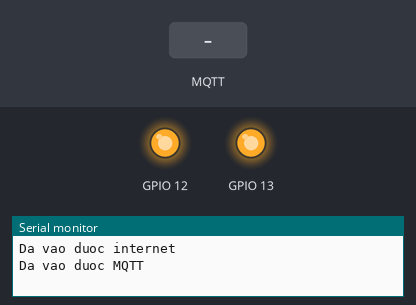
Bench run of a sketch on a simulated ESP8266 (NodeMCU). Parts: output pins drawn as LEDs (lit = HIGH), the last lines printed to the serial monitor. The inputs (shaded band) are chosen by the test bench. WiFi joins after 1.5 s; servers stay silent unless stated; no MQTT or app messages arrive unless stated.

Above: at 4.2 s.
4.3 s: MQTT message "0" arrives on the first subscribed topic
At 4.9 s:
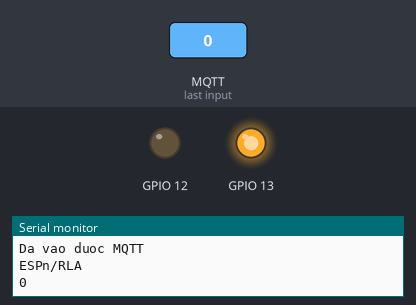
5.8 s: MQTT message "1" arrives on the second subscribed topic
At 7.0 s:
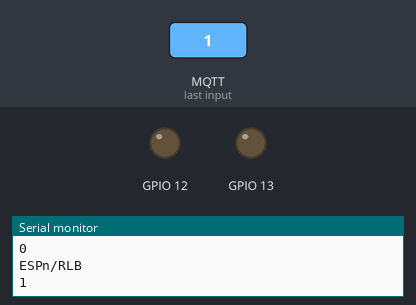
7.3 s: MQTT message "1" arrives on the first subscribed topic
At 8.3 s:
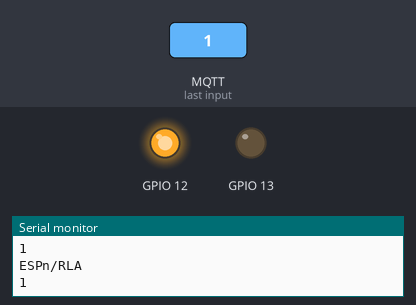
8.8 s: MQTT message "0" arrives on the second subscribed topic
At 9.5 s:
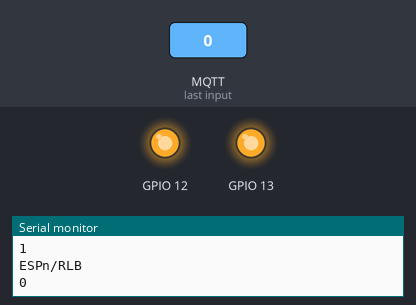
Timing chart, 0 to 11.3 s (numbered marks = the images above; inputs shaded):
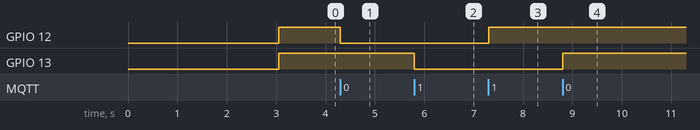

The sketch:

mqtt_relay.ino
```cpp
#include <ESP8266WiFi.h>
#include <PubSubClient.h>
void nhandl(char * tp, byte * nd, unsigned int length)
{
  String topic(tp);
  String noidung= String((char*)nd);
  noidung.remove(length);

  Serial.println(topic);
  Serial.println(noidung);

  if(topic=="ESPn/RLA")
  {
    if(noidung=="1")
      digitalWrite(12,HIGH);
    if(noidung=="0")
      digitalWrite(12,LOW);
  }

  if(topic=="ESPn/RLB")
  {
    if(noidung=="1")
      digitalWrite(13,LOW);
    if(noidung=="0")
      digitalWrite(13,HIGH);
  }
}
WiFiClient c;
PubSubClient MQTT("m16.cloudmqtt.com",13787,nhandl,c);

void setup() {
  Serial.begin(115200);
  WiFi.begin("Sikbon", "bon140115@@");
  while (1)
  {
    delay(1000);
    if (WiFi.status() == WL_CONNECTED)
      break;
  }
  Serial.println("Da vao duoc internet");
  while (1)
  {
    delay(1000);
    if (MQTT.connect("ESP", "cvyrnvgw", "PPSoKbeixyLf"))
      break;
  }
  Serial.println("Da vao duoc MQTT");
  MQTT.publish("test", "gui du lieu thu");
  MQTT.subscribe("ESPn/RLA");
  MQTT.subscribe("ESPn/RLB");

  pinMode(12,OUTPUT);
  pinMode(13,OUTPUT);

  digitalWrite(12,HIGH);
  digitalWrite(13,HIGH);

}

void loop() {
  MQTT.loop();
  MQTT.publish("ESPg/RLA", String(digitalRead(12)).c_str());
  MQTT.publish("ESPg/RLB", String(digitalRead(13)).c_str());
}
```

Measured:
- after the input at 4.3 s, GPIO 12: HIGH → LOW at once
- after the input at 5.8 s, GPIO 13: HIGH → LOW at once
- after the input at 7.3 s, GPIO 12: LOW → HIGH at once
- after the input at 8.8 s, GPIO 13: LOW → HIGH at once
